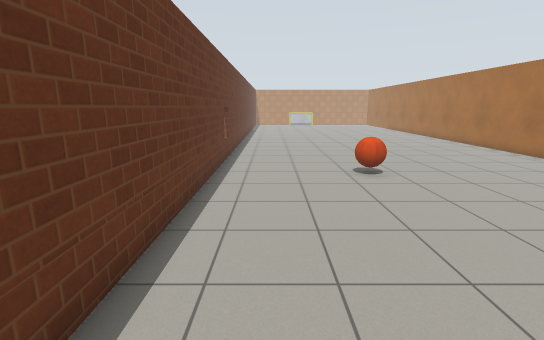
[1] (above)

21 first-person views from a walk through a world built for the Gazebo simulator. The camera is 1.3 m above the floor, tilts 12° down and sees 85° across. The floor is counted in squares, 0.5 m on a side. Each view is taken from the middle of a square. On the plan, view 1 faces up. The plan holds only what a view shows up to about 19 squares ahead; the rest is blank. The place goes on beyond the plan. The robots in the file are not drawn. Gazebo's built-in surfaces are drawn with simple patterns. Some stock models are drawn as simple stand-ins. Surface patterns are stand-ins for the level's own textures.

[2]
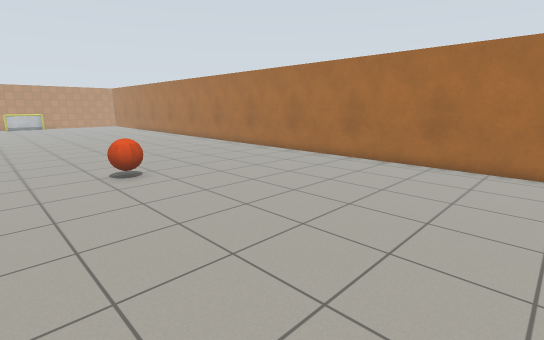

[3]
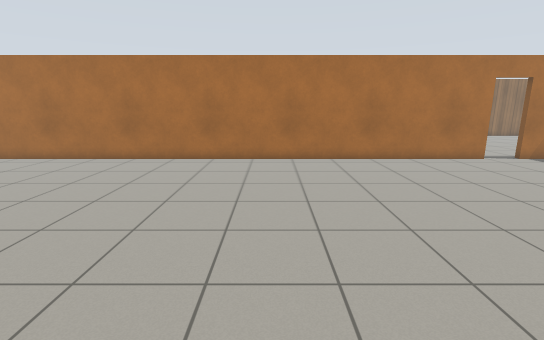

[4]
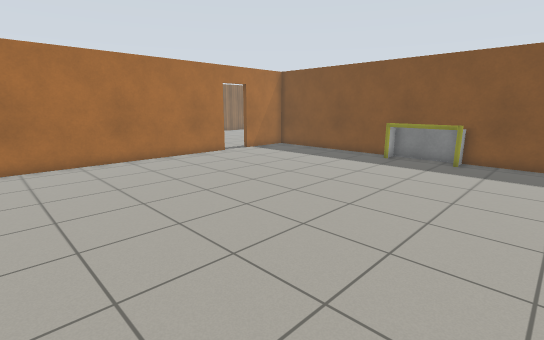

[5]
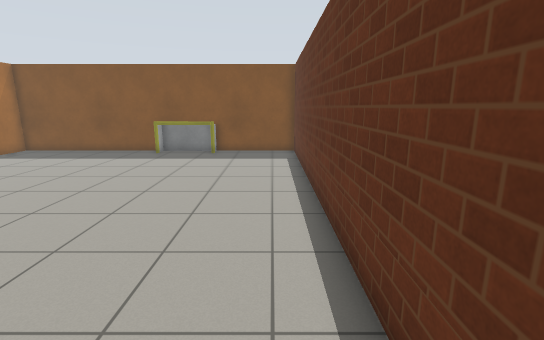

[6]
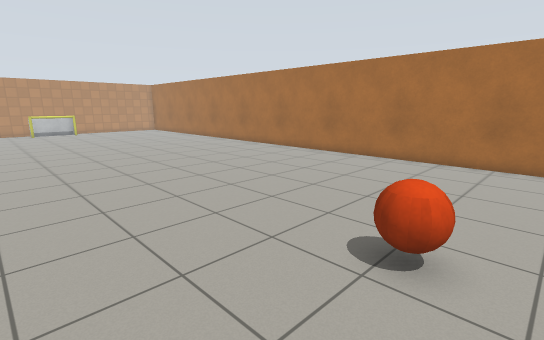

[7]
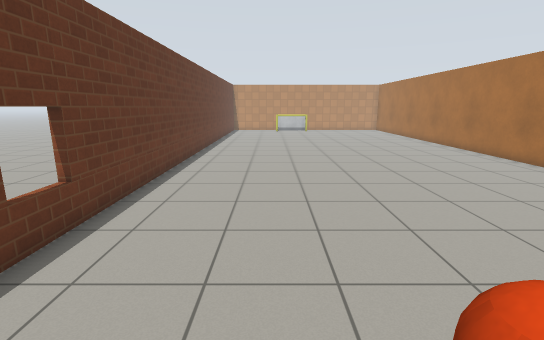

[8]
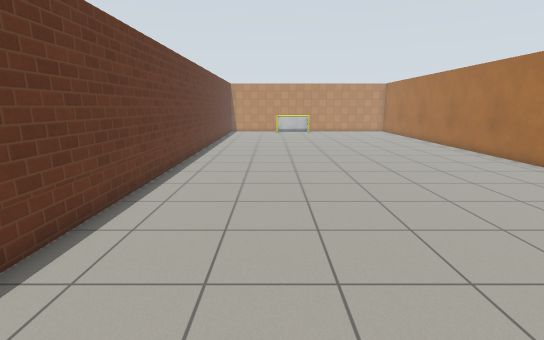

[9]
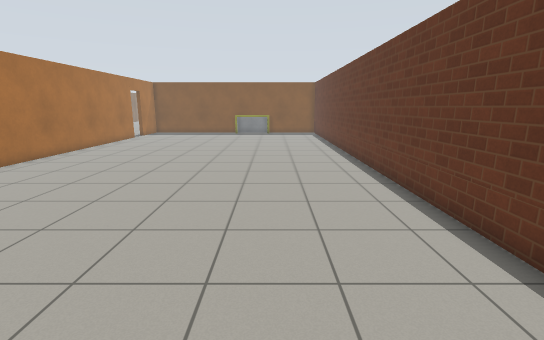

[10]
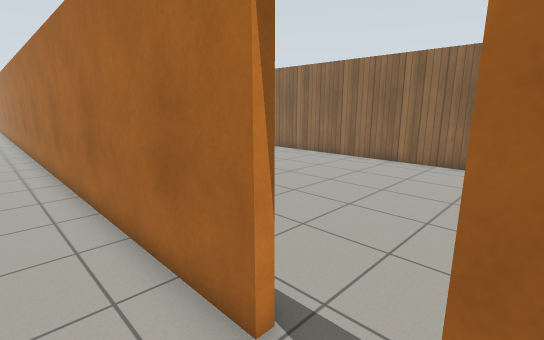

[11]
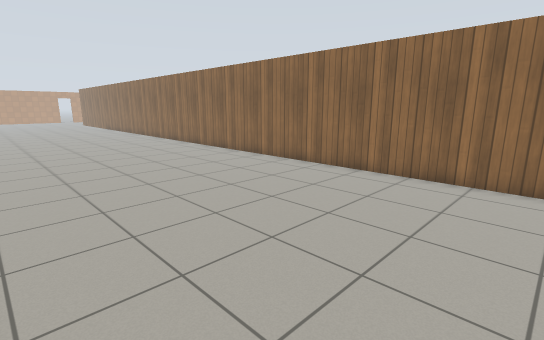

[12]
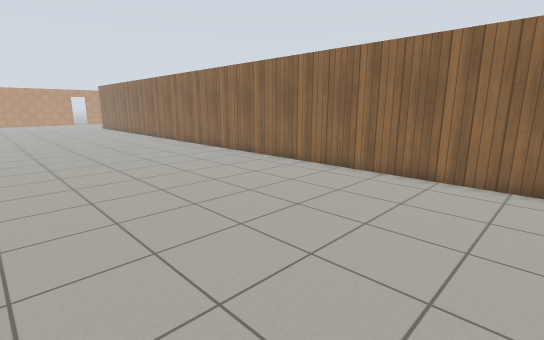

[13]
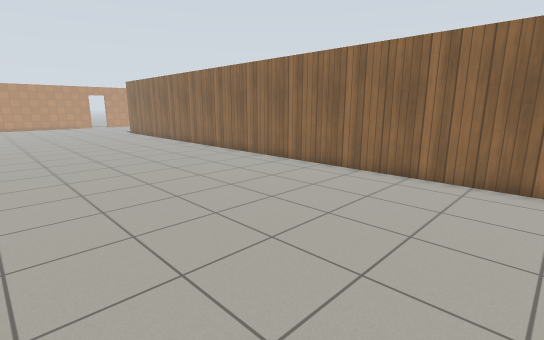

[14]
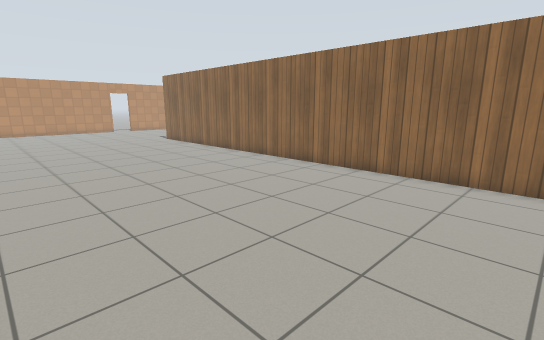

[15]
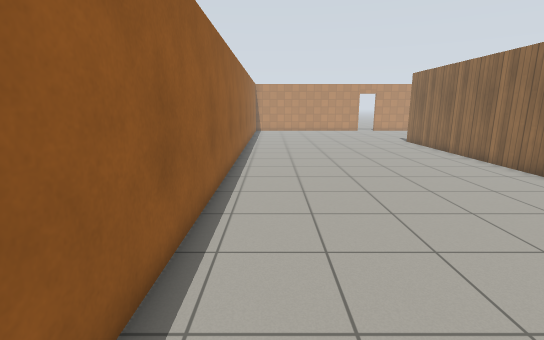

[16]
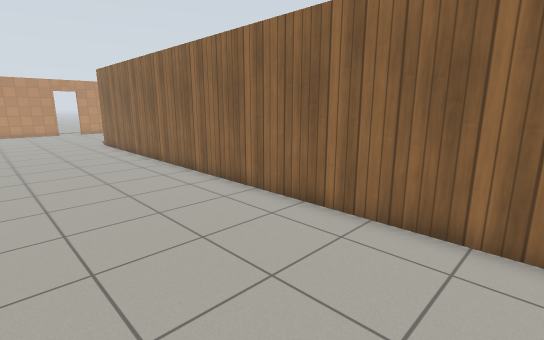

[17]
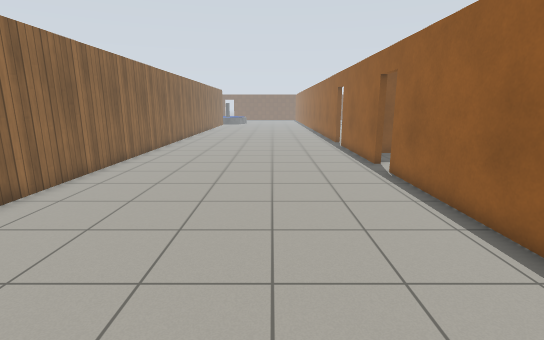

[18]
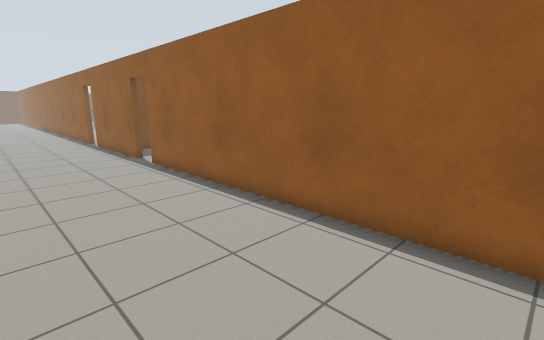

[19]
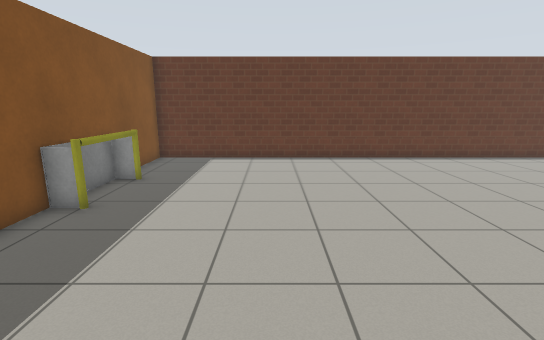

[20]
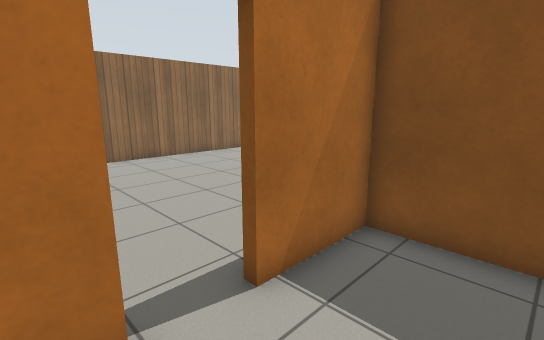

[21]
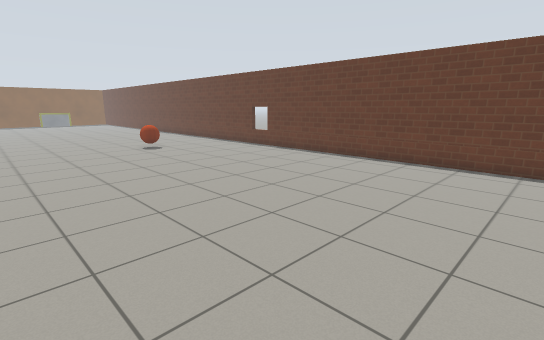

### Floor plan
Points are (right, up) in squares from view 1. A wall is a line through its corners. A room is listed if a view was taken in it or the views show most of it. See-through windows are left out.
Room 1 (views 1, 2, 3, 4, 5, 6, 7, 8, 9, 10, 19, 20, 21)
walls: (13.9, -13.9) (13.9, 31.5); (-2.3, 31.5) (-2.3, -18.9) (13.9, -18.9) (13.9, -15.5)
ways out: open door at (14, -14.5) to room 2
objects: cup (2, -18) to (6, -18); orange ball (3, 11) to (4, 12)
Room 2 (views 11, 12, 13, 14, 15, 16, 17, 18)
walls: (14.2, 0.1) (14.2, -13.9); (14.2, -15.5) (14.2, -19.5); (14.2, 30.6) (14.2, 12.6); (26.3, -19.5) (26.3, 31.5)
ways out: open door at (14, -14.5) to room 1

Positions as (right, up) in squares from view 1, and headings:
1: (0, 0), facing up
2: (0, 0), facing up-right
3: (-1, -3), facing right
4: (-1, -3), facing down-right
5: (-1, -1), facing down
6: (-1, 10), facing up-right
7: (2, 10), facing up
8: (2, 12), facing up
9: (2, 12), facing down
10: (12, -16), facing up-right
11: (15, -16), facing up-right
12: (15, -7), facing up-right
13: (15, 2), facing up-right
14: (15, 10), facing up-right
15: (16, 11), facing up
16: (20, 11), facing up-right
17: (19, -2), facing down
18: (20, 0), facing down-left
19: (13, -13), facing left
20: (11, -13), facing down-right
21: (12, 31), facing down-left
